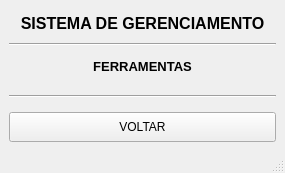
<?xml version="1.0" encoding="UTF-8"?>
<ui version="4.0">
 <class>MainWindow</class>
 <widget class="QMainWindow" name="MainWindow">
  <property name="geometry">
   <rect>
    <x>0</x>
    <y>0</y>
    <width>285</width>
    <height>173</height>
   </rect>
  </property>
  <property name="windowTitle">
   <string>MainWindow</string>
  </property>
  <widget class="QWidget" name="centralwidget">
   <layout class="QGridLayout" name="gridLayout">
    <item row="2" column="0">
     <widget class="QLabel" name="label_2">
      <property name="font">
       <font>
        <pointsize>10</pointsize>
        <weight>75</weight>
        <bold>true</bold>
       </font>
      </property>
      <property name="text">
       <string>FERRAMENTAS</string>
      </property>
      <property name="alignment">
       <set>Qt::AlignCenter</set>
      </property>
     </widget>
    </item>
    <item row="4" column="0">
     <layout class="QVBoxLayout" name="verticalLayout">
      <item>
       <widget class="Line" name="line_3">
        <property name="minimumSize">
         <size>
          <width>0</width>
          <height>20</height>
         </size>
        </property>
        <property name="orientation">
         <enum>Qt::Horizontal</enum>
        </property>
       </widget>
      </item>
      <item>
       <widget class="QPushButton" name="btn_voltar">
        <property name="minimumSize">
         <size>
          <width>45</width>
          <height>30</height>
         </size>
        </property>
        <property name="text">
         <string>VOLTAR</string>
        </property>
       </widget>
      </item>
     </layout>
    </item>
    <item row="0" column="0">
     <widget class="QLabel" name="label">
      <property name="font">
       <font>
        <pointsize>12</pointsize>
        <weight>75</weight>
        <italic>false</italic>
        <bold>true</bold>
        <underline>false</underline>
        <strikeout>false</strikeout>
        <kerning>true</kerning>
       </font>
      </property>
      <property name="text">
       <string>SISTEMA DE GERENCIAMENTO</string>
      </property>
      <property name="alignment">
       <set>Qt::AlignCenter</set>
      </property>
     </widget>
    </item>
    <item row="1" column="0">
     <widget class="Line" name="line">
      <property name="orientation">
       <enum>Qt::Horizontal</enum>
      </property>
     </widget>
    </item>
   </layout>
  </widget>
  <widget class="QMenuBar" name="menubar">
   <property name="geometry">
    <rect>
     <x>0</x>
     <y>0</y>
     <width>285</width>
     <height>21</height>
    </rect>
   </property>
  </widget>
  <widget class="QStatusBar" name="statusbar"/>
 </widget>
 <resources/>
 <connections/>
</ui>
